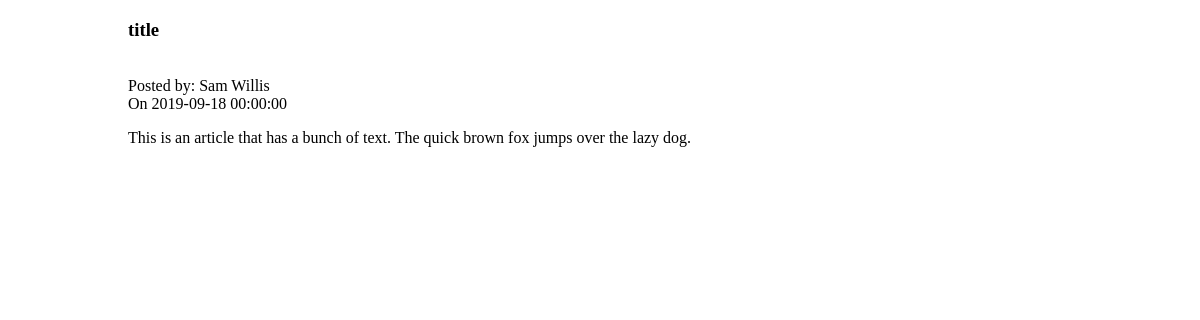
Before: /article.php?id=1 with the older database file.
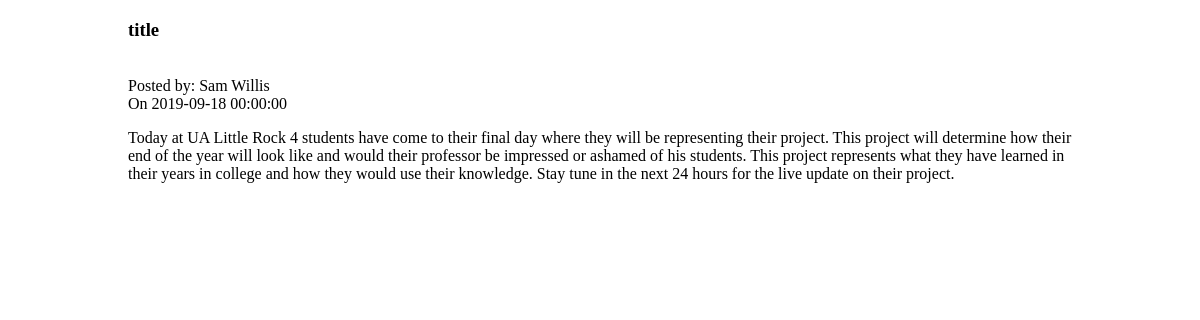
After: the same page with the newer database file.
### tables this page shows
CREATE TABLE IF NOT EXISTS `articles` (
  `poster` varchar(100) NOT NULL,
  `created` datetime NOT NULL,
  `title` varchar(255) NOT NULL,
  `content` mediumtext NOT NULL,
  `post_id` int(11) NOT NULL AUTO_INCREMENT,
  PRIMARY KEY (`post_id`)
);

### article.php (the view, shortened to what this page needs)
<?php
include("header.php");
include("db_connect.php");
if($_SERVER["REQUEST_METHOD"] == "GET"){
    $sql = "SELECT * FROM articles WHERE post_id = " . $_GET["id"];
    $result = $conn->query($sql);
    while ($row = $result->fetch_assoc()) {
        echo "<h3>" . $row["title"] . "</a></h3><br>Posted by: " . $row["poster"] . "<br>On " . $row["created"] . "<br>";
        echo $row["content"];
    }
}
?>

Changed rows visible on the page:
changed articles "title": content "This is an article that has a bunch of text. The quick brown fox jumps over the lazy dog." → "Today at UA Little Rock 4 students have come to their final day where they will be representing their project. This project will determine how their end of the year will look like and would their professor be impressed or ashamed of his students. This project represents what they have learned in their years in college and how they would use their knowledge. Stay tune in the next 24 hours for the live update on their project."
